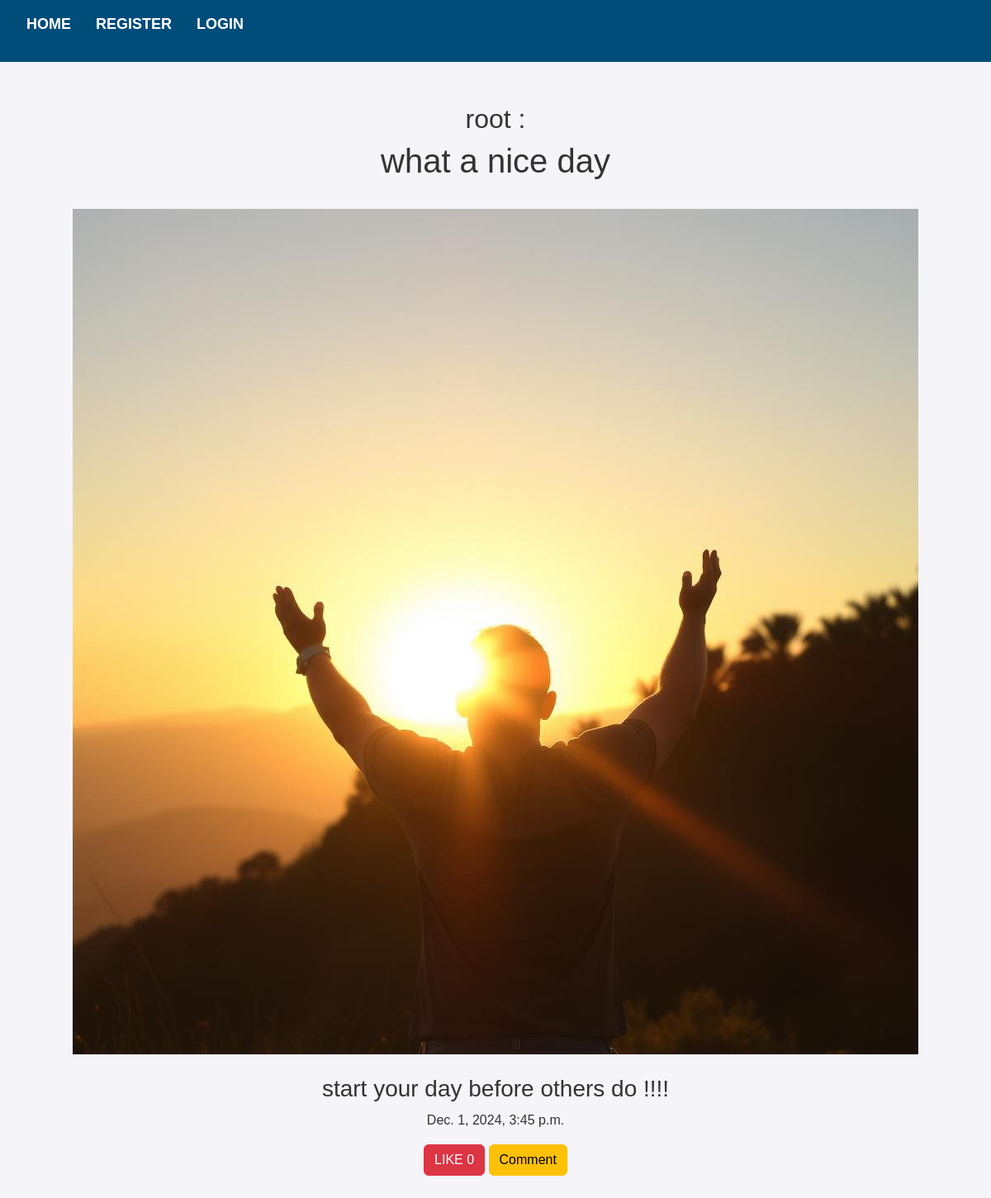
/postDetail/1, run on the app's committed database.
### home/models.py (models this page shows, shortened)
class Post(models.Model):
    author = models.CharField(max_length=100)
    picture = models.ImageField(upload_to="posts/%Y/%m/%d")
    title = models.CharField(max_length=200)
    content = models.TextField()
    date_posted = models.DateTimeField(auto_now_add=True)

### home/views.py (the view)
# urls.py: path('postDetail/<int:pk>', views.PostDetailView.as_view(), name='postDetail'),
class PostDetailView(View):
    template_name = 'home/postDetail.html'
    def get(self, request, pk):
        post = Post.objects.get(pk=pk)
        like = LikeRelation.objects.filter(postLikedId=pk).count()
        comments = CommentsModel.objects.filter(commentOnPost=pk)
        return render(request, self.template_name, {'post': post, 'like': like, 'comments': comments})

### home/templates/home/postDetail.html (shortened to what this page needs)
{% extends 'base.html' %}
{% block content %}
    <center>
        <h2>{{ post.author }} : </h2><h1>{{ post.title }}</h1><br/>
        <img src="{{ post.picture.url }}"><br/><br/>
        <h3>{{ post.content }}</h3>
        <p>{{ post.date_posted }}</p>
        <a class="btn btn-danger" href={% url 'home:like' post.pk %}>LIKE {{ like }}</a>
        <a class="btn btn-warning" href={% url 'home:comment' post.pk %}>Comment</a><br/><br/>
    </center>
{% endblock %}

### static/css/style.css (style rules this page uses)
* { margin: 0; padding: 0; box-sizing: border-box; font-family: 'Arial', sans-serif; }
body { background-color: #f4f4f9; color: #333; line-height: 1.6; }

### data on the page
Post: author "root", title "what a nice day", picture (picture), content "start your day before others do !!!!", date_posted "Dec. 1, 2024, 3:45 p.m."

### other printed values
{{ like }} "0"
